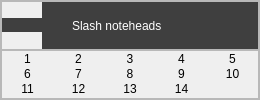
             <widget class="QFrame" name="Slash">
              <property name="minimumSize">
               <size>
                <width>260</width>
                <height>0</height>
               </size>
              </property>
              <property name="maximumSize">
               <size>
                <width>250</width>
                <height>130</height>
               </size>
              </property>
              <property name="styleSheet">
               <string notr="true">QPushButton{
border:none;
}</string>
              </property>
              <property name="frameShape">
               <enum>QFrame::StyledPanel</enum>
              </property>
              <property name="frameShadow">
               <enum>QFrame::Raised</enum>
              </property>
              <property name="lineWidth">
               <number>1</number>
              </property>
              <layout class="QVBoxLayout" name="verticalLayout_8">
               <property name="spacing">
                <number>0</number>
               </property>
               <property name="leftMargin">
                <number>0</number>
               </property>
               <property name="topMargin">
                <number>0</number>
               </property>
               <property name="rightMargin">
                <number>0</number>
               </property>
               <property name="bottomMargin">
                <number>0</number>
               </property>
               <item>
                <widget class="QFrame" name="frame_9">
                 <property name="frameShape">
                  <enum>QFrame::StyledPanel</enum>
                 </property>
                 <property name="frameShadow">
                  <enum>QFrame::Raised</enum>
                 </property>
                 <layout class="QHBoxLayout" name="horizontalLayout_11">
                  <property name="spacing">
                   <number>0</number>
                  </property>
                  <property name="leftMargin">
                   <number>0</number>
                  </property>
                  <property name="topMargin">
                   <number>0</number>
                  </property>
                  <property name="rightMargin">
                   <number>0</number>
                  </property>
                  <property name="bottomMargin">
                   <number>0</number>
                  </property>
                  <item>
                   <widget class="QPushButton" name="dropdown1_9">
                    <property name="maximumSize">
                     <size>
                      <width>40</width>
                      <height>16777215</height>
                     </size>
                    </property>
                    <property name="sizeIncrement">
                     <size>
                      <width>1</width>
                      <height>10</height>
                     </size>
                    </property>
                    <property name="autoFillBackground">
                     <bool>false</bool>
                    </property>
                    <property name="styleSheet">
                     <string notr="true">QWidget{
	background-color: rgb(63, 63, 63);
	border:none;
}</string>
                    </property>
                    <property name="text">
                     <string/>
                    </property>
                    <property name="icon">
                     <iconset resource="../../../resources.qrc">
                      <normaloff>:/Icons/arrow-154-64.png</normaloff>
                      <normalon>:/Icons/arrow-216-64.png</normalon>:/Icons/arrow-154-64.png</iconset>
                    </property>
                    <property name="iconSize">
                     <size>
                      <width>10</width>
                      <height>30</height>
                     </size>
                    </property>
                    <property name="checkable">
                     <bool>true</bool>
                    </property>
                    <property name="autoDefault">
                     <bool>false</bool>
                    </property>
                    <property name="default">
                     <bool>false</bool>
                    </property>
                    <property name="flat">
                     <bool>false</bool>
                    </property>
                   </widget>
                  </item>
                  <item>
                   <widget class="QLabel" name="SNoteheads_Text">
                    <property name="maximumSize">
                     <size>
                      <width>1000</width>
                      <height>16777215</height>
                     </size>
                    </property>
                    <property name="styleSheet">
                     <string notr="true">QWidget{
	
	background-color: rgb(63, 63, 63);
	color:white;
}</string>
                    </property>
                    <property name="text">
                     <string>Slash noteheads</string>
                    </property>
                    <property name="indent">
                     <number>30</number>
                    </property>
                   </widget>
                  </item>
                 </layout>
                </widget>
               </item>
               <item>
                <widget class="QFrame" name="Slash_dropdown">
                 <property name="frameShape">
                  <enum>QFrame::StyledPanel</enum>
                 </property>
                 <property name="frameShadow">
                  <enum>QFrame::Raised</enum>
                 </property>
                 <layout class="QGridLayout" name="gridLayout_9">
                  <property name="leftMargin">
                   <number>0</number>
                  </property>
                  <property name="topMargin">
                   <number>0</number>
                  </property>
                  <property name="rightMargin">
                   <number>0</number>
                  </property>
                  <property name="bottomMargin">
                   <number>0</number>
                  </property>
                  <property name="spacing">
                   <number>0</number>
                  </property>
                  <item row="0" column="0">
                   <widget class="QPushButton" name="braceButton_9">
                    <property name="text">
                     <string>1</string>
                    </property>
                   </widget>
                  </item>
                  <item row="0" column="1">
                   <widget class="QPushButton" name="reverseBraceButton_9">
                    <property name="text">
                     <string>2</string>
                    </property>
                   </widget>
                  </item>
                  <item row="0" column="2">
                   <widget class="QPushButton" name="bracketButton_9">
                    <property name="text">
                     <string>3</string>
                    </property>
                   </widget>
                  </item>
                  <item row="0" column="3">
                   <widget class="QPushButton" name="bracketTopButton_9">
                    <property name="text">
                     <string>4</string>
                    </property>
                   </widget>
                  </item>
                  <item row="0" column="4">
                   <widget class="QPushButton" name="bracketBottomButton_9">
                    <property name="text">
                     <string>5</string>
                    </property>
                   </widget>
                  </item>
                  <item row="1" column="0">
                   <widget class="QPushButton" name="reversedBracketTopButton_9">
                    <property name="text">
                     <string>6</string>
                    </property>
                   </widget>
                  </item>
                  <item row="1" column="1">
                   <widget class="QPushButton" name="reversedBracketBottomButton_9">
                    <property name="text">
                     <string>7</string>
                    </property>
                   </widget>
                  </item>
                  <item row="1" column="2">
                   <widget class="QPushButton" name="systemDividerButton_9">
                    <property name="text">
                     <string>8</string>
                    </property>
                   </widget>
                  </item>
                  <item row="1" column="3">
                   <widget class="QPushButton" name="systemDividerLongButton_9">
                    <property name="text">
                     <string>9</string>
                    </property>
                   </widget>
                  </item>
                  <item row="1" column="4">
                   <widget class="QPushButton" name="systemDividerExtraLongButton_9">
                    <property name="text">
                     <string>10</string>
                    </property>
                   </widget>
                  </item>
                  <item row="2" column="0">
                   <widget class="QPushButton" name="splitBarDividerButton_9">
                    <property name="text">
                     <string>11</string>
                    </property>
                   </widget>
                  </item>
                  <item row="2" column="1">
                   <widget class="QPushButton" name="staffDividerArrowDownButton_9">
                    <property name="text">
                     <string>12</string>
                    </property>
                   </widget>
                  </item>
                  <item row="2" column="2">
                   <widget class="QPushButton" name="staffDividerArrowUpButton_9">
                    <property name="text">
                     <string>13</string>
                    </property>
                   </widget>
                  </item>
                  <item row="2" column="3">
                   <widget class="QPushButton" name="staffDividerArrowUpDownButton_9">
                    <property name="text">
                     <string>14</string>
                    </property>
                   </widget>
                  </item>
                 </layout>
                </widget>
               </item>
              </layout>
             </widget>
